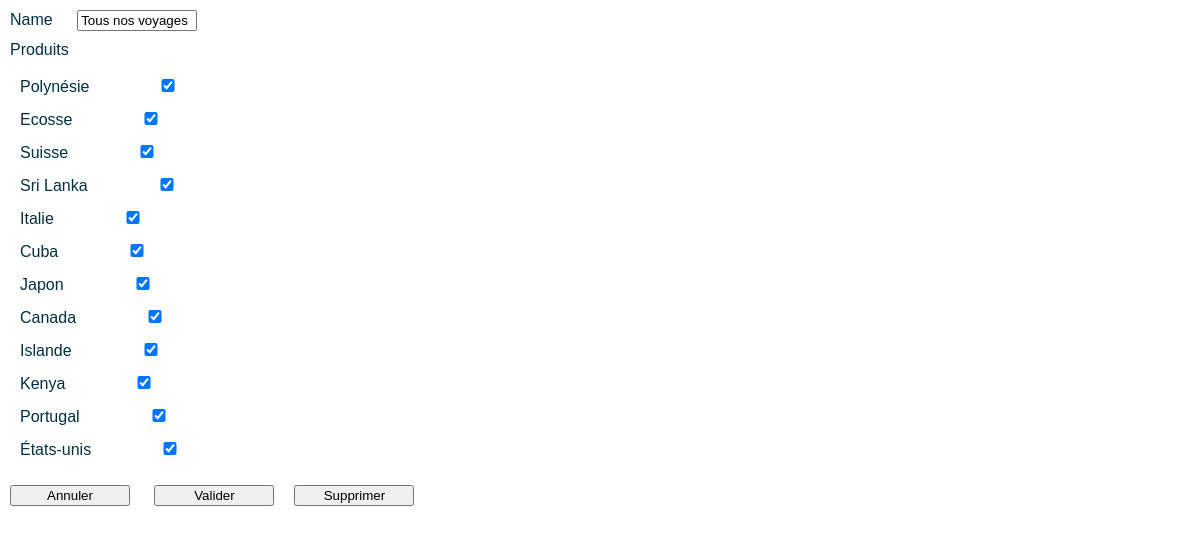
Page /admin/modif_category.php?ID=1 on the committed database.
### tables this page shows
CREATE TABLE IF NOT EXISTS `category` (
  `ID` int(11) NOT NULL AUTO_INCREMENT,
  `name` text NOT NULL,
  PRIMARY KEY (`ID`)
);

CREATE TABLE IF NOT EXISTS `product` (
  `ID` int(11) NOT NULL AUTO_INCREMENT,
  `name` text NOT NULL,
  `price` float NOT NULL,
  `img` text NOT NULL,
  PRIMARY KEY (`ID`)
);

### admin/modif_category.php (the view, shortened to what this page needs)
<?php
$mysqli = mysqli_connect("localhost", "root", "123456", "rush00");
$category_ID = $_GET['ID'];
$query = mysqli_query($mysqli, "SELECT product.* FROM product INNER JOIN product_category ON product_category.ID_product = product.ID WHERE product_category.ID_category = ".$category_ID);
while ($row = mysqli_fetch_assoc($query))
{
	$row['in'] = 'checked';
	$product[] = $row;
}
$query = mysqli_query($mysqli, "SELECT category.* FROM category WHERE category.ID = '".$category_ID."'");
$row = mysqli_fetch_assoc($query);
echo "<head><link rel='stylesheet' href='admin.css'><link rel='stylesheet' href='../rush.css'></head>";
echo "<body>
	<div class=modif>
	<form action='send_category.php' method='get'>
		<inline>Name</inline>
		<input type='text' name='name' value='".$row['name']."'>
		<br/>
		<inline>Produits</inline>
		<div class=checklist>";
foreach ($product as $row)
{
	echo "<inline>".$row['name']."</inline>";
	echo "<input type='checkbox' name='".$row['ID']."' ".$row['in']."><br/>";
}
echo "</div>
		<input type='hidden' name='ID' value='".$_GET['ID']."'>
		<input type='submit' name='submit' value='Annuler'>
		<input type='submit' name='submit' value='Valider'>";
if ($row['ID'])
	echo "<input type='submit' name='submit' value='Supprimer'>";
echo "</form></div></body>";
?>

### admin/admin.css (style rules this page uses)
.modif form * { margin: 10px 10px; }

### rush.css (style rules this page uses)
body { margin : 0; color : #00303F; font-family: 'Quicksand', sans-serif; }
input { width:10%; height10%; }

### rows in the picture
category: name "Tous nos voyages"
product: name "Polynésie"
product: name "Ecosse"
product: name "Suisse"
product: name "Sri Lanka"
product: name "Italie"
product: name "Cuba"
product: name "Japon"
product: name "Canada"
product: name "Islande"
product: name "Kenya"
product: name "Portugal"
product: name "États-unis"
